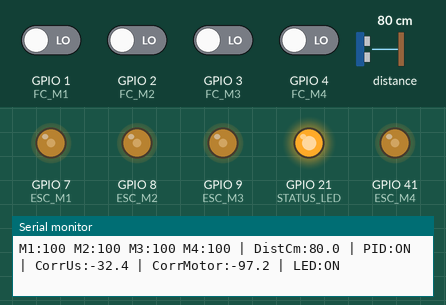
Simulated run of this sketch. Board: ESP32. Shown: output pins drawn as LEDs (lit = HIGH), the last lines printed to the serial monitor. Inputs (shaded band) come from the test bench; at power-on: GPIO 1 (FC_M1), GPIO 2 (FC_M2), GPIO 3 (FC_M3), GPIO 4 (FC_M4) LOW, distance to the obstacle 80 cm.

Above: at 6.2 s.
6.3 s: distance to the obstacle set to 9 cm
At 6.81 s:
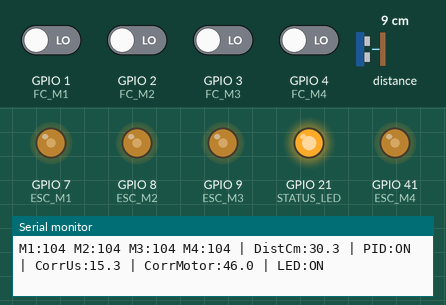
8.5 s: distance to the obstacle set to 18 cm
At 8.77 s:
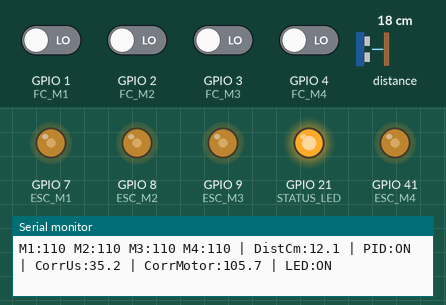
10.7 s: distance to the obstacle set to 35 cm
Timing chart, 0 to 13.7 s (numbered marks = the images above; inputs shaded):
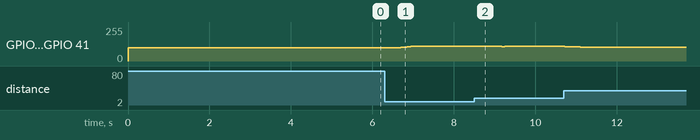

The sketch:

03_vuelo_pwm_pid_altura.ino
```cpp
/*
Prueba -> Si esta es la última cargada en el drone

A la espera de prueba en vuelo !!!

Doble núcleo con vuelo estable y lectura del sensor
+ Promedio móvil de altura
+ PID de altura activado al cruzar 50 cm por primera vez
+ LED GPIO21 encendido mientras el PID está activo
+ PID más suave:
  - trabaja en cm
  - usa solo altura filtrada
  - zona muerta
  - salida suavizada
  - límite de cambio por muestra
*/

#include <Arduino.h>
#include <Wire.h>
#include <Adafruit_VL53L0X.h>

// ======================================================
// PWM OUTPUT
// ======================================================
const uint32_t PWM_FREQ = 400;

// ======================================================
// ENTRADAS FC
// ======================================================
const uint8_t FC_M1 = D0;
const uint8_t FC_M2 = D1;
const uint8_t FC_M3 = D2;
const uint8_t FC_M4 = D3;

// ======================================================
// SALIDAS GPIO HACIA ESC
// ======================================================
const uint8_t ESC_M1 = 7;
const uint8_t ESC_M2 = 8;
const uint8_t ESC_M3 = 9;
const uint8_t ESC_M4 = 41;

// ======================================================
// LED DE ESTADO
// ======================================================
const uint8_t STATUS_LED = 21;

// ======================================================
// RANGO REAL FUNCIONAL
// ======================================================
const uint8_t PWM_MIN = 100;
const uint8_t PWM_MAX = 200;

// ======================================================
// CAPTURA PWM
// ======================================================
volatile uint32_t riseTime[4]   = {0, 0, 0, 0};
volatile uint16_t pulseWidth[4] = {1000, 1000, 1000, 1000};
volatile uint32_t lastEdge[4]   = {0, 0, 0, 0};

// ======================================================
// SENSORES
// ======================================================
Adafruit_VL53L0X lox;
VL53L0X_RangingMeasurementData_t measure;

volatile uint16_t distanceRawMM = 0;
volatile uint16_t distanceFilteredMM = 0;
volatile float distanceFilteredCM = 0.0f;
volatile bool distanceValid = false;

portMUX_TYPE distMux = portMUX_INITIALIZER_UNLOCKED;
TaskHandle_t sensorTaskHandle = nullptr;

// ======================================================
// PROMEDIO MÓVIL
// ======================================================
const uint8_t DIST_WINDOW = 20;
uint16_t distBuffer[DIST_WINDOW] = {0};
uint32_t distSum = 0;
uint8_t distIndex = 0;
uint8_t distCount = 0;

// ======================================================
// PID DE ALTURA
// ======================================================
const float ALT_TARGET_CM = 50.0f;       // 50 cm
const uint32_t PID_DURATION_MS = 30000;  // 30 s

float Kp = 1.00f;
float Ki = 0.015f;
float Kd = 0.12f;

float Rango = 50.0f;

const float MOTOR_CORR_GAIN_UP   = 3.0f;
const float MOTOR_CORR_GAIN_DOWN = 3.0f;
const float MOTOR_CORR_LIMIT_US  = 180.0f;

const float CORR_SMOOTH_ALPHA_UP   = 0.18f;
const float CORR_SMOOTH_ALPHA_DOWN = 0.45f;

const float MAX_CORR_STEP_UP_US   = 5.0f;
const float MAX_CORR_STEP_DOWN_US = 12.0f;

const float ALT_DEADBAND_CM = 0.8f;

// Corrección aplicada al throttle general
volatile float altitudeCorrectionUs = 0.0f;
volatile bool altitudePidActive = false;
volatile bool altitudePidDone = false;
volatile uint32_t altitudePidStartMs = 0;

// ======================================================
// CONVERSIÓN FC -> analogWrite
// 1000us -> 100
// 2000us -> 200
// ======================================================
uint8_t pwmToAnalog(uint16_t us)
{
    if (us < 1000) us = 1000;
    if (us > 2000) us = 2000;

    return map(us, 1000, 2000, PWM_MIN, PWM_MAX);
}

// ======================================================
// ESCRITURA MOTOR
// ======================================================
void writeMotor(uint8_t pin, uint16_t us)
{
    analogWrite(pin, pwmToAnalog(us));
}

// ======================================================
// SENSOR TASK
// ======================================================
void sensorTask(void *pvParameters)
{
    (void)pvParameters;

    const uint32_t SENSOR_PERIOD_MS = 10;
    const uint32_t PID_UPDATE_MS = 30;

    uint32_t lastSensorRead = 0;
    uint32_t lastPidUpdate = 0;

    static float integral = 0.0f;
    static float prevErrorCm = 0.0f;
    static float filteredCorrectionUs = 0.0f;
    static float prevFilteredCm = 0.0f;

    for (;;)
    {
        if (millis() - lastSensorRead >= SENSOR_PERIOD_MS)
        {
            lastSensorRead = millis();

            lox.rangingTest(&measure, false);

            bool valid = (measure.RangeStatus != 4) &&
                         (measure.RangeMilliMeter != 65535) &&
                         (measure.RangeMilliMeter >= 50) &&
                         (measure.RangeMilliMeter <= 2000);

            if (valid)
            {
                uint16_t newDist = measure.RangeMilliMeter;

                // Guardar lectura cruda
                portENTER_CRITICAL(&distMux);
                distanceRawMM = newDist;
                portEXIT_CRITICAL(&distMux);

                // Actualizar promedio móvil
                if (distCount < DIST_WINDOW)
                {
                    distBuffer[distIndex] = newDist;
                    distSum += newDist;
                    distCount++;
                }
                else
                {
                    distSum -= distBuffer[distIndex];
                    distBuffer[distIndex] = newDist;
                    distSum += newDist;
                }

                distIndex++;
                if (distIndex >= DIST_WINDOW) distIndex = 0;

                uint16_t avgMM = distSum / distCount;
                float avgCM = avgMM / 10.0f;

                portENTER_CRITICAL(&distMux);
                distanceFilteredMM = avgMM;
                distanceFilteredCM = avgCM;
                distanceValid = true;
                portEXIT_CRITICAL(&distMux);

                // ==================================================
                // Activación del PID:
                // Se arma solo cuando la altura filtrada cruza 50 cm
                // por primera vez desde abajo hacia arriba.
                // ==================================================
                if (!altitudePidActive && !altitudePidDone)
                {
                    if (prevFilteredCm < ALT_TARGET_CM && avgCM >= ALT_TARGET_CM)
                    {
                        altitudePidActive = true;
                        altitudePidStartMs = millis();
                        integral = 0.0f;
                        prevErrorCm = 0.0f;
                        filteredCorrectionUs = 0.0f;
                        altitudeCorrectionUs = 0.0f;

                        digitalWrite(STATUS_LED, HIGH);
                    }
                }

                // ==================================================
                // PID activo por 30 s
                // ==================================================
                if (altitudePidActive && (millis() - lastPidUpdate >= PID_UPDATE_MS))
                {
                    lastPidUpdate = millis();

                    float dt = PID_UPDATE_MS / 1000.0f;
                    float errorCm = ALT_TARGET_CM - avgCM;

                    // Zona muerta pequeña para evitar micro-oscilaciones
                    if (errorCm > -ALT_DEADBAND_CM && errorCm < ALT_DEADBAND_CM)
                    {
                        errorCm = 0.0f;
                    }

                    integral += errorCm * dt;

                    // anti-windup
                    if (integral > 300.0f) integral = 300.0f;
                    if (integral < -300.0f) integral = -300.0f;

                    float derivative = (errorCm - prevErrorCm) / dt;

                    float rawOutputUs = (Kp * errorCm) +
                    (Ki * integral) +
                    (Kd * derivative);

                    // Limitar corrección máxima del PID
                    if (rawOutputUs > Rango) rawOutputUs = Rango;
                    if (rawOutputUs < -Rango) rawOutputUs = -Rango;

                    // Suavizado asimétrico:
                    // cuando necesita bajar RPM (corrección negativa), responde más rápido
                    float alpha = (rawOutputUs < filteredCorrectionUs) ? CORR_SMOOTH_ALPHA_DOWN
                                                                    : CORR_SMOOTH_ALPHA_UP;
                    filteredCorrectionUs += (rawOutputUs - filteredCorrectionUs) * alpha;

                    // Límite de cambio asimétrico:
                    // bajar RPM más rápido que subirlas
                    float step = filteredCorrectionUs - altitudeCorrectionUs;
                    if (step > MAX_CORR_STEP_UP_US) step = MAX_CORR_STEP_UP_US;
                    if (step < -MAX_CORR_STEP_DOWN_US) step = -MAX_CORR_STEP_DOWN_US;

                    altitudeCorrectionUs += step;

                    prevErrorCm = errorCm;
                }
                else if (!altitudePidActive)
                {
                    altitudeCorrectionUs = 0.0f;
                }

                prevFilteredCm = avgCM;
            }
            else
            {
                portENTER_CRITICAL(&distMux);
                distanceValid = false;
                altitudeCorrectionUs = 0.0f;
                portEXIT_CRITICAL(&distMux);
            }

            // ==================================================
            // Desactivación automática después de 30 s
            // ==================================================
            if (altitudePidActive && (millis() - altitudePidStartMs >= PID_DURATION_MS))
            {
                altitudePidActive = false;
                altitudePidDone = true;
                altitudeCorrectionUs = 0.0f;
                digitalWrite(STATUS_LED, LOW);
            }
        }

        vTaskDelay(pdMS_TO_TICKS(1));
    }
}

// ======================================================
// ISR M1
// ======================================================
void IRAM_ATTR isrM1()
{
    uint32_t now = micros();

    if (digitalRead(FC_M1))
    {
        riseTime[0] = now;
    }
    else
    {
        uint32_t width = now - riseTime[0];

        if (width >= 800 && width <= 2200)
        {
            pulseWidth[0] = width;
            lastEdge[0] = now;
        }
    }
}

// ======================================================
// ISR M2
// ======================================================
void IRAM_ATTR isrM2()
{
    uint32_t now = micros();

    if (digitalRead(FC_M2))
    {
        riseTime[1] = now;
    }
    else
    {
        uint32_t width = now - riseTime[1];

        if (width >= 800 && width <= 2200)
        {
            pulseWidth[1] = width;
            lastEdge[1] = now;
        }
    }
}

// ======================================================
// ISR M3
// ======================================================
void IRAM_ATTR isrM3()
{
    uint32_t now = micros();

    if (digitalRead(FC_M3))
    {
        riseTime[2] = now;
    }
    else
    {
        uint32_t width = now - riseTime[2];

        if (width >= 800 && width <= 2200)
        {
            pulseWidth[2] = width;
            lastEdge[2] = now;
        }
    }
}

// ======================================================
// ISR M4
// ======================================================
void IRAM_ATTR isrM4()
{
    uint32_t now = micros();

    if (digitalRead(FC_M4))
    {
        riseTime[3] = now;
    }
    else
    {
        uint32_t width = now - riseTime[3];

        if (width >= 800 && width <= 2200)
        {
            pulseWidth[3] = width;
            lastEdge[3] = now;
        }
    }
}

// ======================================================
// SETUP
// ======================================================
void setup()
{
    Serial.begin(115200);

    pinMode(STATUS_LED, OUTPUT);
    digitalWrite(STATUS_LED, LOW);

    // INPUTS FC
    pinMode(FC_M1, INPUT);
    pinMode(FC_M2, INPUT);
    pinMode(FC_M3, INPUT);
    pinMode(FC_M4, INPUT);

    // INTERRUPTS
    attachInterrupt(digitalPinToInterrupt(FC_M1), isrM1, CHANGE);
    attachInterrupt(digitalPinToInterrupt(FC_M2), isrM2, CHANGE);
    attachInterrupt(digitalPinToInterrupt(FC_M3), isrM3, CHANGE);
    attachInterrupt(digitalPinToInterrupt(FC_M4), isrM4, CHANGE);

    // PWM OUTPUTS
    analogWriteFrequency(ESC_M1, PWM_FREQ);
    analogWriteFrequency(ESC_M2, PWM_FREQ);
    analogWriteFrequency(ESC_M3, PWM_FREQ);
    analogWriteFrequency(ESC_M4, PWM_FREQ);

    // ARM ESC
    analogWrite(ESC_M1, PWM_MIN);
    analogWrite(ESC_M2, PWM_MIN);
    analogWrite(ESC_M3, PWM_MIN);
    analogWrite(ESC_M4, PWM_MIN);

    // I2C + VL53L0X
    Wire.begin();
    Wire.setClock(400000);

    if (!lox.begin())
    {
        Serial.println("ERROR: VL53L0X no responde.");
        while (true) { delay(1000); }
    }

    xTaskCreatePinnedToCore(
        sensorTask,
        "sensorTask",
        4096,
        nullptr,
        1,
        &sensorTaskHandle,
        0
    );

    Serial.println("Armando ESC...");
    delay(5000);

    Serial.println("Sistema iniciado");
}

// ======================================================
// LOOP
// ======================================================
void loop()
{
    static uint32_t lastPrint = 0;

    uint16_t m1, m2, m3, m4;
    bool pidState;
    bool dvalid;
    uint16_t dRaw, dFilt;
    float dFiltCm;
    float corrUs = 0.0f;
    float corrAppliedUs = 0.0f;

    noInterrupts();
    m1 = pulseWidth[0];
    m2 = pulseWidth[1];
    m3 = pulseWidth[2];
    m4 = pulseWidth[3];
    interrupts();

    uint32_t now = micros();

    if (now - lastEdge[0] > 10000) m1 = 1000;
    if (now - lastEdge[1] > 10000) m2 = 1000;
    if (now - lastEdge[2] > 10000) m3 = 1000;
    if (now - lastEdge[3] > 10000) m4 = 1000;

    portENTER_CRITICAL(&distMux);
    corrUs = altitudeCorrectionUs;
    pidState = altitudePidActive;
    dvalid = distanceValid;
    dRaw = distanceRawMM;
    dFilt = distanceFilteredMM;
    dFiltCm = distanceFilteredCM;
    portEXIT_CRITICAL(&distMux);

    // Aplicar corrección colectiva SOLO si el PID está activo
    if (pidState){

        float motorGain = (corrUs >= 0.0f) ? MOTOR_CORR_GAIN_UP : MOTOR_CORR_GAIN_DOWN;
        corrAppliedUs = corrUs * motorGain;

        if (corrAppliedUs > MOTOR_CORR_LIMIT_US)
            corrAppliedUs = MOTOR_CORR_LIMIT_US;

        if (corrAppliedUs < -MOTOR_CORR_LIMIT_US)
            corrAppliedUs = -MOTOR_CORR_LIMIT_US;

        int16_t corrInt =
            (int16_t)(corrAppliedUs >= 0.0f ?
            corrAppliedUs + 0.5f :
            corrAppliedUs - 0.5f);

        m1 = constrain((int32_t)m1 + corrInt, 1000, 2000);
        m2 = constrain((int32_t)m2 + corrInt, 1000, 2000);
        m3 = constrain((int32_t)m3 + corrInt, 1000, 2000);
        m4 = constrain((int32_t)m4 + corrInt, 1000, 2000);
    }

    writeMotor(ESC_M1, m1);
    writeMotor(ESC_M2, m2);
    writeMotor(ESC_M3, m3);
    writeMotor(ESC_M4, m4);

    if (millis() - lastPrint > 50)
    {
        lastPrint = millis();

        Serial.print("M1:");
        Serial.print(pwmToAnalog(m1));

        Serial.print(" M2:");
        Serial.print(pwmToAnalog(m2));

        Serial.print(" M3:");
        Serial.print(pwmToAnalog(m3));

        Serial.print(" M4:");
        Serial.print(pwmToAnalog(m4));

        Serial.print(" | DistCm:");
        Serial.print(dFiltCm, 1);

        Serial.print(" | PID:");
        Serial.print(pidState ? "ON" : "OFF");

        Serial.print(" | CorrUs:");
        Serial.print(corrUs, 1);

        Serial.print(" | CorrMotor:");
        Serial.print(corrAppliedUs, 1);

        Serial.print(" | LED:");
        Serial.print(digitalRead(STATUS_LED) ? "ON" : "OFF");

        Serial.println();
    }

    delayMicroseconds(20);
}
```

Measured:
- after the input at 6.3 s, GPIO 7 (ESC_M1), GPIO 8 (ESC_M2), GPIO 9 (ESC_M3), GPIO 41 (ESC_M4): moves from 100/255 to 111/255 over 0.34 s, starting after 0.37 s
- after the input at 8.5 s, GPIO 7 (ESC_M1), GPIO 8 (ESC_M2), GPIO 9 (ESC_M3), GPIO 41 (ESC_M4): 111/255 → 110/255 after 0.13 s, → 109/255 0.27 s later, → 108/255 0.28 s later, → 109/255 0.07 s later
